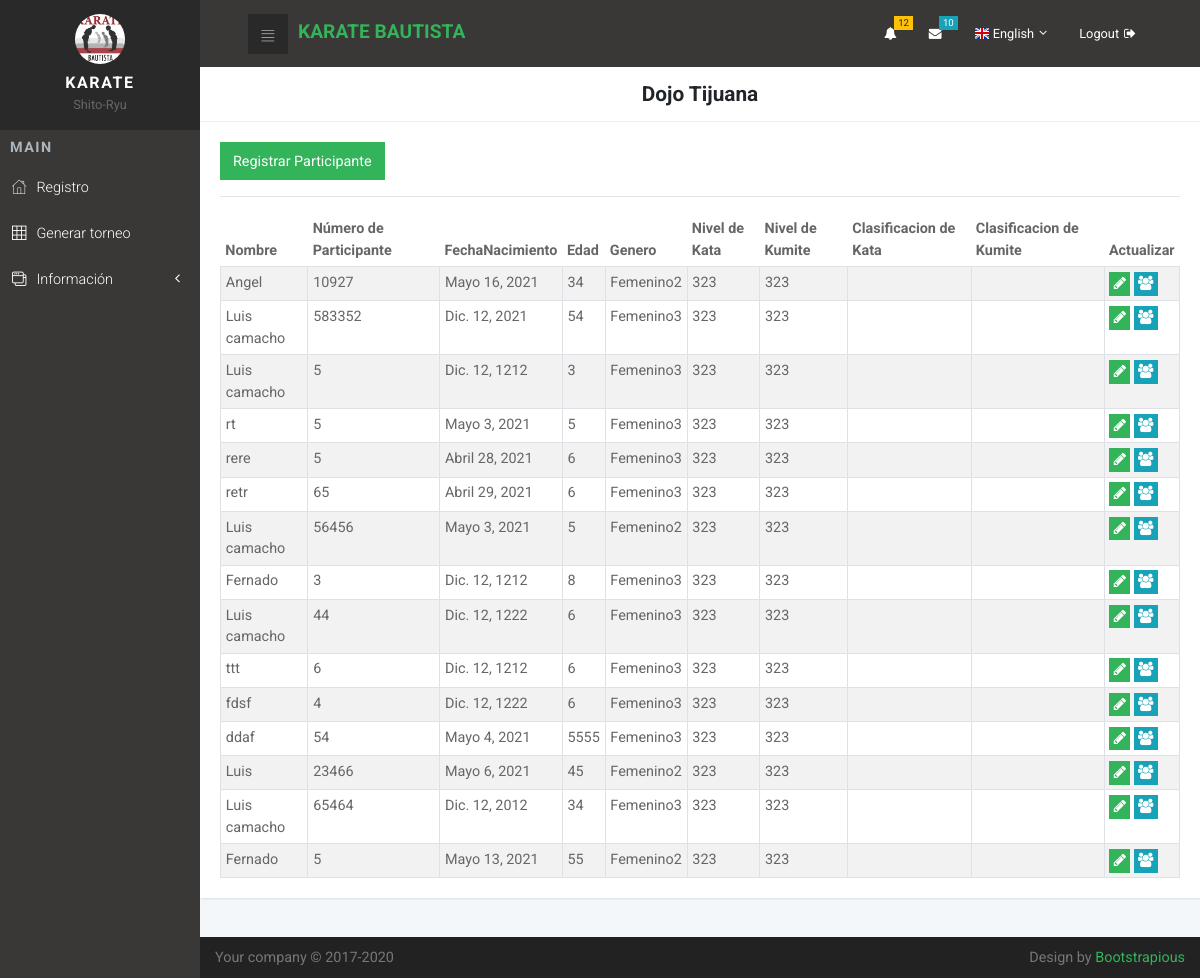
The page /participante/dojo/1 on the database its author committed.
### dojo/models.py (models this page shows, shortened)
class DojoModel(models.Model):
    NombreDojo = models.CharField(max_length=50, verbose_name="Nombre")
    NombreSensei= models.CharField(max_length=50, verbose_name="Sensei")
    Tel= models.IntegerField(verbose_name="Tel.")
    create = models.DateTimeField(auto_now_add=True, verbose_name="Creación")
    update = models.DateTimeField(auto_now=True, verbose_name="Actualización")

### participante/models.py (models this page shows, shortened)
class ParticipanteModel(models.Model):
    Nombre = models.CharField(max_length=50, verbose_name="Nombre")
    NumParticipante = models.IntegerField(verbose_name="NumParticipante")
    FechaNacimiento= models.DateField(verbose_name="Fecha Nacimiento")
    Edad = models.IntegerField(verbose_name="Edad")
    generoModel = models.ForeignKey(GeneroModel,verbose_name="Genero", on_delete=models.RESTRICT)
    Peso = models.IntegerField(verbose_name="Peso")
    dojoModel=models.ForeignKey("dojo.DojoModel", verbose_name="Dojo", on_delete=models.RESTRICT)
    nivelKata = models.ForeignKey(NivelModel, verbose_name="NivelKata", on_delete=models.RESTRICT, related_name="nivelKata")
    nivelKumite= models.ForeignKey(NivelModel, verbose_name="NivelKumite", on_delete=models.RESTRICT, related_name="nivelKumite")
    clasificacionKata = models.ForeignKey(ClasificacionKarateModel,verbose_name="NivelKata", on_delete=models.RESTRICT, related_name="clasificacionKata")
    clasificacionKumite= models.ForeignKey(ClasificacionKarateModel,verbose_name="NivelKumite", on_delete=models.RESTRICT,related_name="clasificacionKumite")
    create = models.DateTimeField(auto_now_add=True, verbose_name="Creación")
    update = models.DateTimeField(auto_now=True, verbose_name="Actualización")
    class Meta():
        verbose_name = "Dojo"
        verbose_name_plural = "Dojos"
        ordering = ["-create"]

### administrador/models.py (models this page shows)
class GeneroModel(models.Model):
    Descripcion =  models.CharField(max_length=50, verbose_name="Nombre")
    create = models.DateTimeField(auto_now_add=True, verbose_name="Creación")
    update = models.DateTimeField(auto_now=True, verbose_name="Actualización")
    class Meta():
        verbose_name = "Genero"
        verbose_name_plural = "Generos"
        ordering = ["-create"]
    def __str__(self):
        return self.Descripcion

class NivelModel(models.Model):
    Descripcion =  models.CharField(max_length=50, verbose_name="Nombre")
    create = models.DateTimeField(auto_now_add=True, verbose_name="Creación")
    update = models.DateTimeField(auto_now=True, verbose_name="Actualización")
    class Meta():
        verbose_name = "Nivel"
        verbose_name_plural = "Niveles"
        ordering = ["-create"]
    def __str__(self):
        return self.Descripcion

### participante/views.py (the view)
# urls.py: path('dojo/<int:pk>', Participante_Dojo_List.as_view(), name='dojolist'),
class Participante_Dojo_List(ListView):
    template_name = 'participante/participante_dojo_list.html'
    model = DojoModel
    def get_queryset(self):
        qs = super().get_queryset()
        qss = get_object_or_404(qs.filter(pk=self.kwargs['pk']))
        return qss
    def get_context_data(self, **kwargs):
        context = super().get_context_data(**kwargs)
        context['QueryParticipante'] = ParticipanteModel.objects.filter(dojoModel=self.kwargs['pk'])
        return context

### participante/templates/participante/participante_dojo_list.html (shortened to what this page needs)
{% extends 'Core/base.html' %}
{% block content %}
<div class="card">
  <div class="card-header text-center">
    <h2>{{object_list.NombreDojo}}</h2>
  </div>
  <div class="card-body">
    <button id="create-participante" class="btn btn-primary" type="buttton">Registrar Participante</button>
    <hr>
    <div class="table-responsive">
      <table id="table_id" class="table table-striped table-sm table-bordered">
        <thead>
          <tr>
            <th>Nombre</th>
            <th>Número de Participante</th>
            <th>FechaNacimiento</th>
            <th>Edad</th>
            <th>Genero</th>
            <th>Nivel de Kata</th>
            <th>Nivel de Kumite</th>
            <th>Clasificacion de Kata</th>
            <th>Clasificacion de Kumite</th>
            <th>Actualizar</th>
          </tr>
        </thead>
        <tbody>
          {% for form_n in QueryParticipante %}
          <tr>
            <td>{{form_n.Nombre}}</td>
            <td>{{form_n.NumParticipante}}</td>
            <td>{{form_n.FechaNacimiento}}</td>
            <td>{{form_n.Edad}}</td>
            <td>{{form_n.generoModel}}</td>
            <td>{{form_n.nivelKata}}</td>
            <td>{{form_n.nivelKumite}}</td>
            <td>{{form_n.clasificacionkata}}</td>
            <td>{{form_n.clasificacionkumite}}</td>
            <td>
              <button type="button" style="padding: 0rem 0.2rem" class="update-dojo bs-modal btn btn-primary"
                data-form-url="{% url 'dojo:update' form_n.pk %}">
                <span class="fa fa-pencil"></span>
              </button>
              <a type="button" style="padding: 0rem 0.2rem" class=" btn btn-info"
                href="{% url 'dojo:view' form_n.pk %}">
                <span class="fa fa-users" aria-hidden="true"></span></a>
            </td>
          </tr>
          {% endfor %}
        </tbody>
      </table>
    </div>
  </div>
</div>
{% endblock %}

### core/static/core/css/style.default.css (style rules this page uses)
a { display: inline-block; text-decoration: none; color: #fff; }
body { overflow-x: hidden; }
span { display: inline-block; }
table { font-size: 0.9em; color: #666; }
h2 { color: #555; font-weight: 400; }
.card { margin-bottom: 30px; -webkit-box-shadow: 1px 1px 2px rgba(0, 0, 0, 0.1); box-shadow: 1px 1px 2px rgba(0, 0, 0, 0.1); }
.card-header h1, .card-header h2, .card-header h3, .card-header h4, .card-header h5, .card-header h6 { margin-bottom: 0; }
button { cursor: pointer; }
.table { margin-bottom: 0; color: #666; }
.table td, .table th { border-color: #dee2e6; }
.table thead th { border: none; }
.table-striped tbody tr { -webkit-transition: all 0.3s; transition: all 0.3s; }
.table-bordered td, .table-bordered th { border-color: #dee2e6; }
.btn { font-weight: 400; border: 1px solid transparent; padding: 0.45rem 0.75rem; font-size: 0.9rem; line-height: 1.5; border-radius: 0; -webkit-transition: color 0.15s ease-in-out, background-color 0.15s ease-in-out, border-color 0.15s ease-in-out, -webkit-box-shadow 0.15s ease-in-out; transition: color 0.15s ease-in-out, background-color 0.15s ease-in-out, border-color 0.15s ease-in-out, -webkit-box-shadow 0.15s ease-in-out; transition: color 0.15s ease-in-out, background-color 0.15s ease-in-out, border-color 0.15s ease-in-out, box-shadow 0.15s ease-in-out; transition: color 0.15s ease-in-out, background-color 0.15s ease-in-out, border-color 0.15s ease-in-out, box-shadow 0.15s ease-in-out, -webkit-box-shadow 0.15s ease-in-out; }
.btn-primary { color: #fff; background-color: #33b35a; border-color: #33b35a; }
.btn-info { color: #fff; background-color: #17a2b8; border-color: #17a2b8; }
body { font-family: "Roboto", sans-serif; font-size: 1rem; font-weight: 400; line-height: 1.5; color: #212529; background-color: #fff; }
a { color: #33b35a; text-decoration: none; }
h1, h2, h3, h4, h5, h6, .h1, .h2, .h3, .h4, .h5, .h6 { margin-bottom: 0.5rem; font-family: inherit; font-weight: 700; line-height: 1.1; color: inherit; }
h2, .h2 { font-size: 1.3rem; }
hr { border-top: 1px solid rgba(0, 0, 0, 0.1); }
.card { background-color: #fff; border: 0 solid #eee; border-radius: 0; }
.card-body { padding: 1.25rem; }
.card-header { padding: 1rem 1.25rem; background-color: #fff; border-bottom: 1px solid #eee; }
.card-header:first-child { border-radius: 0 0 0 0; }

### rows shown on the page
DojoModel: NombreDojo "Dojo Tijuana"
ParticipanteModel: Nombre "Angel", NumParticipante "10927", FechaNacimiento "Mayo 16, 2021", Edad "34", generoModel "Femenino2", nivelKata "323", nivelKumite "323"
ParticipanteModel: Nombre "Luis camacho", NumParticipante "583352", FechaNacimiento "Dic. 12, 2021", Edad "54", generoModel "Femenino3", nivelKata "323", nivelKumite "323"
ParticipanteModel: Nombre "Luis camacho", NumParticipante "5", FechaNacimiento "Dic. 12, 1212", Edad "3", generoModel "Femenino3", nivelKata "323", nivelKumite "323"
ParticipanteModel: Nombre "rt", NumParticipante "5", FechaNacimiento "Mayo 3, 2021", Edad "5", generoModel "Femenino3", nivelKata "323", nivelKumite "323"
ParticipanteModel: Nombre "rere", NumParticipante "5", FechaNacimiento "Abril 28, 2021", Edad "6", generoModel "Femenino3", nivelKata "323", nivelKumite "323"
ParticipanteModel: Nombre "retr", NumParticipante "65", FechaNacimiento "Abril 29, 2021", Edad "6", generoModel "Femenino3", nivelKata "323", nivelKumite "323"
ParticipanteModel: Nombre "Luis camacho", NumParticipante "56456", FechaNacimiento "Mayo 3, 2021", Edad "5", generoModel "Femenino2", nivelKata "323", nivelKumite "323"
ParticipanteModel: Nombre "Fernado", NumParticipante "3", FechaNacimiento "Dic. 12, 1212", Edad "8", generoModel "Femenino3", nivelKata "323", nivelKumite "323"
ParticipanteModel: Nombre "Luis camacho", NumParticipante "44", FechaNacimiento "Dic. 12, 1222", Edad "6", generoModel "Femenino3", nivelKata "323", nivelKumite "323"
ParticipanteModel: Nombre "ttt", NumParticipante "6", FechaNacimiento "Dic. 12, 1212", Edad "6", generoModel "Femenino3", nivelKata "323", nivelKumite "323"
ParticipanteModel: Nombre "fdsf", NumParticipante "4", FechaNacimiento "Dic. 12, 1222", Edad "6", generoModel "Femenino3", nivelKata "323", nivelKumite "323"
ParticipanteModel: Nombre "ddaf", NumParticipante "54", FechaNacimiento "Mayo 4, 2021", Edad "5555", generoModel "Femenino3", nivelKata "323", nivelKumite "323"
ParticipanteModel: Nombre "Luis", NumParticipante "23466", FechaNacimiento "Mayo 6, 2021", Edad "45", generoModel "Femenino2", nivelKata "323", nivelKumite "323"
ParticipanteModel: Nombre "Luis camacho", NumParticipante "65464", FechaNacimiento "Dic. 12, 2012", Edad "34", generoModel "Femenino3", nivelKata "323", nivelKumite "323"
ParticipanteModel: Nombre "Fernado", NumParticipante "5", FechaNacimiento "Mayo 13, 2021", Edad "55", generoModel "Femenino2", nivelKata "323", nivelKumite "323"
